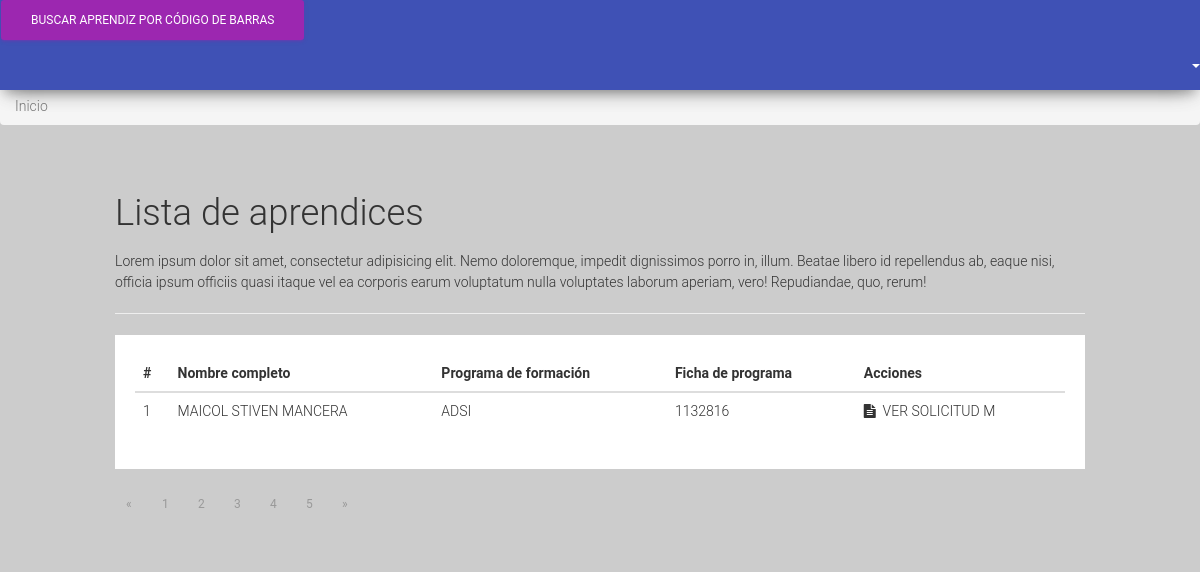
The app's page /administrador/index.php with its own data.
### tables this page shows
CREATE TABLE `aprendices` (
  `id_aprendices` int(11) NOT NULL,
  `nombre_completo` varchar(50) NOT NULL,
  `tipo_documento` varchar(50) NOT NULL,
  `numero_documento` int(11) NOT NULL,
  `direccion` varchar(100) NOT NULL,
  `barrio` varchar(100) NOT NULL,
  `estrato` int(11) NOT NULL,
  `telefono` bigint(20) NOT NULL,
  `email` varchar(100) NOT NULL,
  `programa_formacion` varchar(100) NOT NULL,
  `numero_ficha` int(11) NOT NULL,
  `jornada` varchar(100) NOT NULL,
  `dep1` varchar(100) NOT NULL,
  `dep2` varchar(100) NOT NULL,
  `dep3` varchar(100) NOT NULL,
  `apoyo` varchar(100) NOT NULL,
  `compromiso` text NOT NULL,
  `especificacion_suplemento` varchar(800) NOT NULL,
  `cod_aprendiz` varchar(64) NOT NULL,
  `estado` tinyint(1) NOT NULL
);

### administrador/index.php (the view, shortened to what this page needs)
<?php
	require '../config/conexion.php';
	include '../templates/header.inc';
	include '../templates/navbar.inc';
	$query = mysqli_query($con, "SELECT * FROM aprendices");
?>
<main>
	<ol class="breadcrumb">
		<li class="active">Inicio</li>
	</ol>
	<div class="container-fluid dashboard">
		<div class="row">
			<div class="col-md-10 col-md-offset-1">
				<h2>Lista de aprendices</h2>
				<p>Lorem ipsum dolor sit amet, consectetur adipisicing elit. Nemo doloremque, impedit dignissimos porro in, illum. Beatae libero id repellendus ab, eaque nisi, officia ipsum officiis quasi itaque vel ea corporis earum voluptatum nulla voluptates laborum aperiam, vero! Repudiandae, quo, rerum!</p>
				<hr>
				<div class="table-container table-fluid">
					<table class="table">
						<thead>
							<tr>
								<th>#</th>
								<th>Nombre completo</th>
								<th>Programa de formación</th>
								<th>Ficha de programa</th>
								<th>Acciones</th>
							</tr>
						</thead>
						<tbody>
							<?php $count = 0; ?>
							<?php while ($row = mysqli_fetch_array($query)): ?>
							<tr>
								<td><?= ++$count ?></td>
								<td><?= $row['nombre_completo'] ?></td>
								<td class="text-uppercase"><?= $row['programa_formacion'] ?></td>
								<td><?= $row['numero_ficha'] ?></td>
								<td>
									<a href="ver_solicitud.php?id=<?= $row['id_aprendices'] ?>"><i class="fa fa-file-text"></i>&nbsp Ver solicitud</a>
									<a href="editar.php?id=<?= $row['id_aprendices'] ?>">M</a>
								</td>
							</tr>
							<?php endwhile; ?>
						</tbody>
					</table>
				</div>
				<nav aria-label="Page navigation">
					<ul class="pagination">
						<li>
							<a href="#" aria-label="Previous">
								<span aria-hidden="true">&laquo;</span>
							</a>
						</li>
						<li><a href="#">1</a></li>
						<li><a href="#">2</a></li>
						<li><a href="#">3</a></li>
						<li><a href="#">4</a></li>
						<li><a href="#">5</a></li>
						<li>
							<a href="#" aria-label="Next">
								<span aria-hidden="true">&raquo;</span>
							</a>
						</li>
					</ul>
				</nav>
			</div>
		</div>
	</div>
</main>
<?php include '../templates/footer.inc'; ?>

### public/css/custom.css (style rules this page uses)
html, body { height: 100%; }
ul { padding: 0; }
li { list-style: none; }
a[href] { color: inherit; margin: 0; text-decoration: none; }
.breadcrumb { padding-top: 4.5rem; position: fixed; width: 100%; z-index: 1; }
.table-fluid { overflow: auto; }
.dashboard { padding-top: 11.5rem; }
.table-container { background-color: #fff; padding: 2rem; }
.table tbody tr td { text-transform: uppercase; }

### records on screen
aprendices: nombre_completo "MAICOL STIVEN MANCERA", programa_formacion "ADSI", numero_ficha "1132816"
